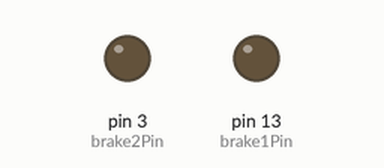
Simulated run of this sketch. Board: Arduino Uno, built with avr-gcc and run on an emulated ATmega328P. Parts: output pins drawn as LEDs (lit = HIGH). Random numbers use the default seed unless the sketch sets one; what the sketch prints to the serial monitor is not drawn.

Above: at 0.15 s.
At 39.86 s:
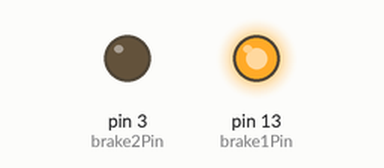
Timing chart, 0 to 40.0 s (numbered marks = the images above):
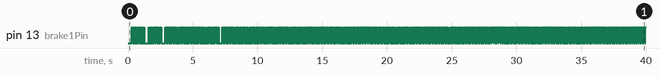

The sketch:

Turbine_overspeed_brake_v0.2.ino
```cpp
const float MAXRPM (1300);
const float RPM_mult(1);
const float maxFreq (MAXRPM*RPM_mult);
const float softThreshold = maxFreq * 0.95;
const float hysteresis = maxFreq * 0.05;
const float brakeRange = maxFreq - softThreshold;


const int pulsePin = 8; // Input signal connected to Pin 8 of Arduino
const int brake1Pin = 13;
const int brake2Pin = 3;
const int controlPin1 = 4;
const int controlPin2 = 5;

const int loadRand = 50;

int pulseHigh; // Integer variable to capture High time of the incoming pulse
int pulseLow; // Integer variable to capture Low time of the incoming pulse

float pulseTotal; // Float variable to capture Total time of the incoming pulse
float frequency; // Calculated Frequency
float last_frequency = (1000);
float freqTrend (0);
float RPM = 0 ;


// variables for modeling the turbine for testing. remark out for production.
float tSpeed = 1000;
float tLoad = 1000;
float tJet=1000;
float brakeLoad = 0;


void setup()
{
    pinMode(pulsePin,INPUT);
    pinMode(brake1Pin,OUTPUT);
    pinMode(brake2Pin,OUTPUT);
    pinMode(controlPin1,INPUT);
    pinMode(controlPin2,INPUT);

    Serial.begin(115200);
}


void loop(){

    //GET_RPM(); uncomment for production

    MODEL_TURBINE(); // code for modeling the turbine for testing. remark out for production.

    TURBINE_CONTROL();

    last_frequency = frequency;

    float turbineRPM = frequency * RPM_mult;

}
```

Brakes.ino
```cpp
void SOFT_BRAKE(){
  Serial.print("SOFT BRAKING  brakeLoad = ");

 float BL = maxFreq - frequency;
 BL =  1-(BL / brakeRange);
 int loadCycle = int (100*BL);
 if (loadCycle < 50) loadCycle = 50;

 for (int t = 0; t<10;t++){
    digitalWrite (brake1Pin, 1);
    delay(loadCycle);
    digitalWrite (brake1Pin, 0);
    delay(100-loadCycle);
 }

  Serial.print(BL);


// /* turbine modeling code - Remark out for production
brakeLoad =  loadCycle * 10;
Serial.print("  : ");
Serial.println(loadCycle);
// */


}


void HARD_BRAKE(){
  Serial.println("*******HARD BRAKING********");
  digitalWrite (brake1Pin,1);

// /* turbine modeling code - Remark out for production
  brakeLoad = 1200;
// */

}


void BRAKE_OFF(){
  Serial.println("Brake off.");
  digitalWrite (brake1Pin,0);

// /* turbine modeling code - Remark out for production
  brakeLoad = 0;
// */

}
```

Sense_and_Control.ino
```cpp
void GET_RPM(){

    pulseTotal = 0;

    for (int t=0;t<2;t++) {   //number of times for sampling
      pulseHigh = pulseIn(pulsePin,HIGH);
      pulseLow = pulseIn(pulsePin,LOW);
      pulseTotal = pulseTotal + pulseHigh + pulseLow; // Time period of the pulse in microseconds
      Serial.println(t);
    }

    pulseTotal = pulseTotal / 5;

    frequency=1000000/pulseTotal; // Frequency in Hertz (Hz)

    Serial.print("Frequency : ");
    Serial.println(frequency);
}


void TURBINE_CONTROL(){

  if (frequency > maxFreq){
      Serial.println("OVER FREQUENCY!");
      HARD_BRAKE();

   } else {

      if (frequency > softThreshold){
        SOFT_BRAKE();
      } else {

        freqTrend = frequency - last_frequency;

        if (frequency > softThreshold - hysteresis){

            if ((frequency + freqTrend) > maxFreq){
              Serial.println("Predictive overrun!");
              SOFT_BRAKE();
            }
         }

      }
   }

    if (frequency < (softThreshold - hysteresis)){
      Serial.println("RPM OK");
      BRAKE_OFF();
    } else{
      Serial.println("RPM WARNING");
    }


}
```

Turbine_Model.ino
```cpp
void MODEL_TURBINE(){
  tJet = tJet + ( random (0,12) -6);
  if (tJet < 200) tJet = tJet + 3;
  if (tJet > 1500) tJet = tJet -3;

  tLoad = tLoad + ( random ( 0, (2 * loadRand )) - loadRand);
  if (tLoad < 200) tLoad = tLoad + 5;
  if (tLoad > 1300) tJet = tLoad -5;


  tSpeed = ((5*tSpeed) + tSpeed + tJet - tLoad - brakeLoad)/6;

  if (tSpeed < 900){
    Serial.println("turbine speed low!!");
    if (tSpeed < 100) tSpeed = tJet || (0.2 * tJet - (0.05* (tLoad + brakeLoad)));
  }

  frequency = tSpeed / RPM_mult;

  Serial.println();
  Serial.print("Turbine RPM = ");
  Serial.print(tSpeed);
  Serial.print("    Jet power = ");
  Serial.print(tJet);
  Serial.print("     Load = ");
  Serial.print(tLoad);
  Serial.println();
  Serial.println();


  //delay (300);

}


//float tSpeed = 1000;
//float tLoad = 1000;
//float tJet=1000;
//float brakeLoad = 0;
```
